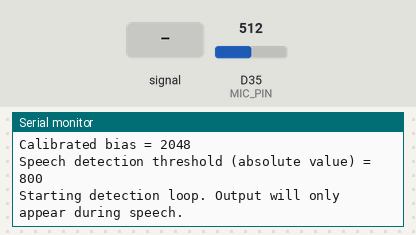
Bench run of a sketch on a simulated Arduino Due. Shown: the last lines printed to the serial monitor. Inputs (shaded band) come from the test bench; at power-on: D35 (MIC_PIN) = 512 (analog values on the 0–1023 scale).

Above: at 2.2 s.
2.3 s: D35 (MIC_PIN) fed a 200 Hz sine of ±255 counts around its level
At 3.3 s:
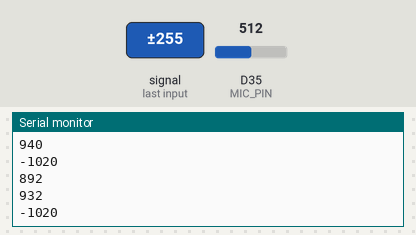
3.8 s: D35 (MIC_PIN) set to 810
At 4.7 s:
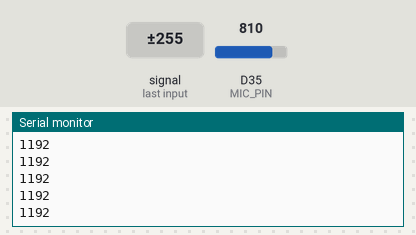
5.3 s: D35 (MIC_PIN) set to 790
At 6.4 s:
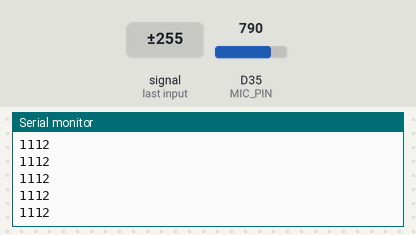
Timing chart, 0 to 6.8 s (numbered marks = the images above; inputs shaded):
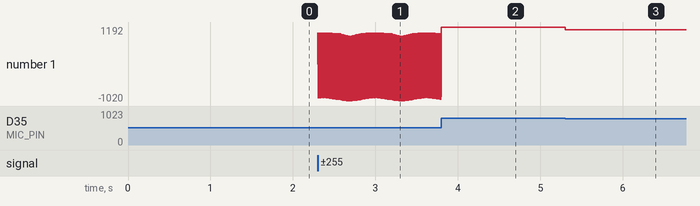

Measured:
- after the input at 2.3 s, the serial monitor: prints a new line at once (image 1)

The sketch:

MICtestcode.ino
```cpp
#define MIC_PIN         35    // ADC1_CH7
#define CAL_SAMPLES     500   // how many readings to average for bias
#define NOISE_GATE_THRESHOLD 500 // ignore |value| < this (zeros out small jitter)

// --- NEW: Threshold to detect speech ---
// Set this value ABOVE your observed noise peaks (~600)
// but BELOW your observed speech peaks (~1500).
// Adjust this value based on testing!
#define SPEECH_DETECT_THRESHOLD 800 // Example value, TUNE THIS!

int bias = 0;

void setup() {
  Serial.begin(115200);
  analogReadResolution(12);   // 0–4095

  Serial.println("Calibrating bias...");
  // 1) Auto-calibrate bias
  long sum = 0;
  for (int i = 0; i < CAL_SAMPLES; i++) {
    sum += analogRead(MIC_PIN);
    delay(2); // Small delay between calibration readings
  }
  bias = sum / CAL_SAMPLES;
  Serial.print("Calibrated bias = ");
  Serial.println(bias);
  Serial.print("Speech detection threshold (absolute value) = ");
  Serial.println(SPEECH_DETECT_THRESHOLD);
  Serial.println("Starting detection loop. Output will only appear during speech.");
}

void loop() {
  // 2) Raw read
  int raw = analogRead(MIC_PIN);

  // 3) Center around zero
  int16_t centered = raw - bias;

  // 4) Noise-gate tiny jitter near zero (optional but often helpful)
  if (abs(centered) < NOISE_GATE_THRESHOLD) {
    centered = 0;
  }

  // 5) Emit ONLY if the signal magnitude is above the speech threshold
  if (abs(centered) > SPEECH_DETECT_THRESHOLD) {
    // Only print if the absolute value exceeds the threshold defined for speech
    Serial.println(centered);
  }
  // else {
    // If below the speech threshold, do nothing (no Serial output)
    // You could add alternative actions here if needed (e.g., turn off an LED)
  // }

  // NOTE: The delay(50) significantly limits your sampling rate to ~20Hz.
  // The original comment "// ~8 kHz sampling" is incorrect with this delay.
  // Reducing this delay allows faster sampling but might require adjusting thresholds.
  delayMicroseconds(300);
}
```
